Frame 1 (no input): blank canvas, image omitted
Frame 60 (no input): blank canvas, image omitted
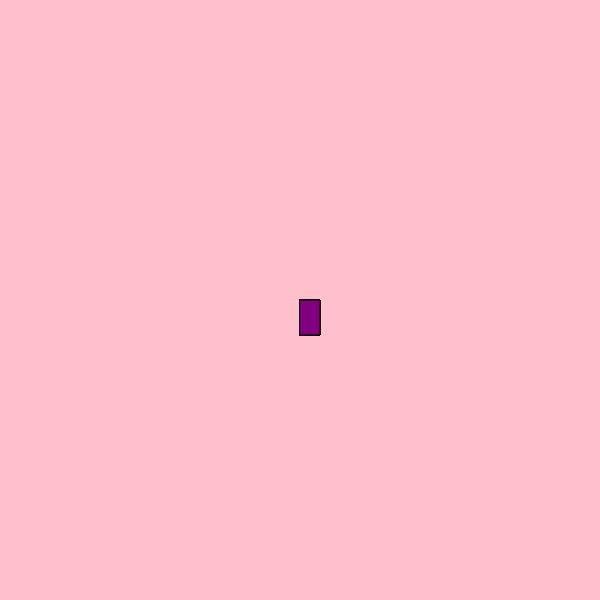
Frame 120 (the mouse pressed at the canvas centre since frame 60)

The p5.js sketch whose frames 1 and 60 were blank and that drew this single picture after the mouse press (run headless with seeded random() and noise() and a simulated clock; from frame 60 on, the mouse is pressed at the canvas centre):

// p5.js sketch
// ── sketch.js
function setup() {
    createCanvas(600, 600);
    background("pink");
  }
  
  function draw() {
    
    stroke("black");
    fill("purple");
  
    //console.log(mouseIsPressed);
  
    if (mouseIsPressed) {
      rect(mouseX, mouseY, 20, 35);
    }
  }
  
